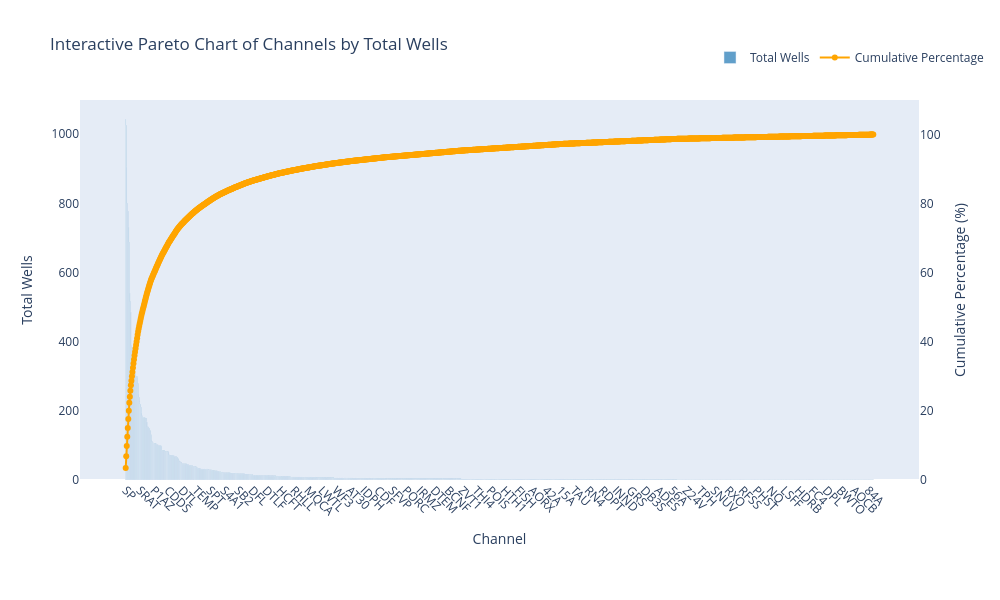

Write notebook code for a chart like this one.
### Code cell
import plotly.graph_objs as go
import plotly.offline as pyo

# Create bar trace for total_wells
bar_trace = go.Bar(
    x=df['channel'],
    y=df['total_wells'],
    name='Total Wells',
    marker=dict(color='rgba(31, 119, 180, 0.7)')
)

# Create line trace for cumulative percentage
line_trace = go.Scatter(
    x=df['channel'],
    y=df['cumperc'],
    name='Cumulative Percentage',
    yaxis='y2',
    mode='lines+markers',
    line=dict(color='orange', width=2)
)

layout = go.Layout(
    title='Interactive Pareto Chart of Channels by Total Wells',
    xaxis=dict(title='Channel', tickangle=45),
    yaxis=dict(title='Total Wells', showgrid=False),
    yaxis2=dict(
        title='Cumulative Percentage (%)',
        overlaying='y',
        side='right',
        range=[0, 110],
        showgrid=False
    ),
    legend=dict(x=0.75, y=1.15, orientation='h'),
    margin=dict(b=120),
    width=1000,
    height=600
)

fig_plotly = go.Figure(data=[bar_trace, line_trace], layout=layout)
pyo.iplot(fig_plotly)

### Figure 1 — Plotly figure (JSON) as saved in the notebook; plotly's stock layout.template omitted (floating-point values rounded to 4 significant figures; data arrays with more than 128 entries replaced by an {"elided": "..."} marker saying what was removed)
{"data": [{"marker": {"color": "rgba(31, 119, 180, 0.7)"}, "name": "Total Wells", "type": "bar", "x": {"elided": "1442 str values"}, "y": {"elided": "1442 int values"}}, {"line": {"color": "orange", "width": 2}, "mode": "lines+markers", "name": "Cumulative Percentage", "type": "scatter", "x": {"elided": "1442 str values"}, "y": {"elided": "1442 float values"}, "yaxis": "y2"}], "layout": {"height": 600, "legend": {"orientation": "h", "x": 0.75, "y": 1.15}, "margin": {"b": 120}, "title": {"text": "Interactive Pareto Chart of Channels by Total Wells"}, "width": 1000, "xaxis": {"tickangle": 45, "title": {"text": "Channel"}}, "yaxis": {"showgrid": false, "title": {"text": "Total Wells"}}, "yaxis2": {"overlaying": "y", "range": [0, 110], "showgrid": false, "side": "right", "title": {"text": "Cumulative Percentage (%)"}}}}
